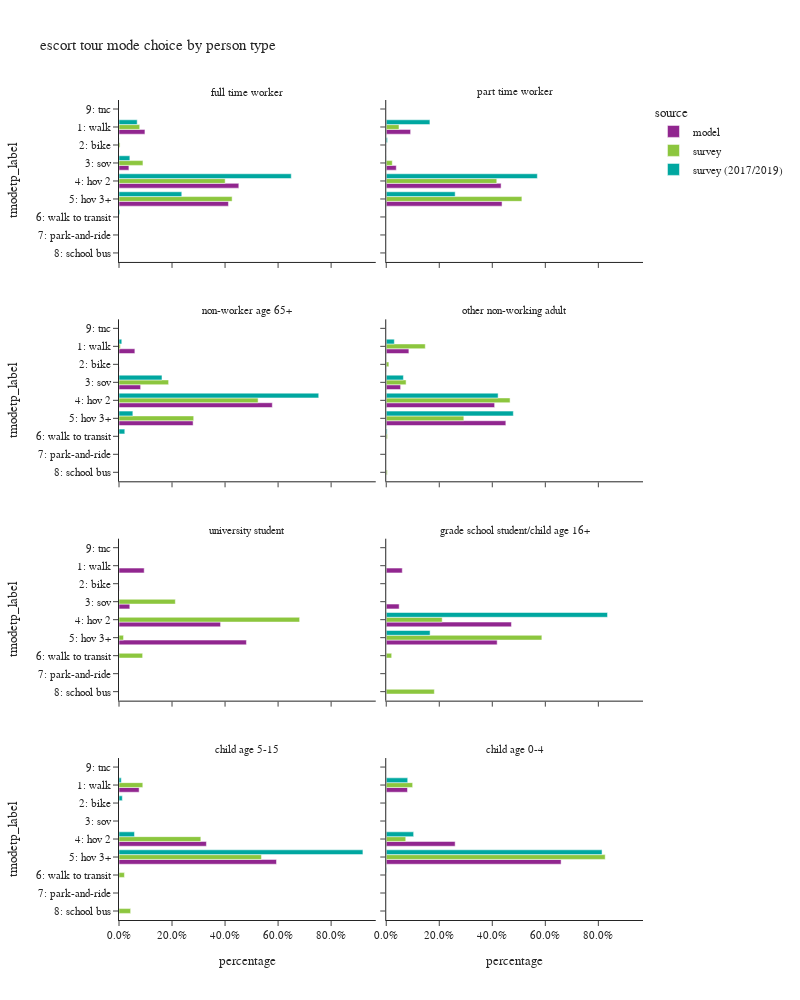

Here is the notebook cell this chart was saved with:
### Code cell
plot_mode_choice(es_tour,"pptyp_label",
                 {"pptyp_label":["full time worker","part time worker","non-worker age 65+","other non-working adult",
                                 "university student","grade school student/child age 16+","child age 5-15","child age 0-4"],
                  "tmodetp_label":["1: walk","2: bike","3: sov","4: hov 2","5: hov 3+","6: walk to transit",
                                   "7: park-and-ride","8: school bus","9: other–survey only"]},
                 "person type",
                 2,1000)

### Figure 1 — Plotly figure (JSON) as saved in the notebook; plotly's stock layout.template omitted (floating-point values rounded to 4 significant figures)
{"data": [{"alignmentgroup": "True", "customdata": [[22429], [31], [8560], [103613], [94636]], "hovertemplate": "source=model<br>pptyp_label=full time worker<br>percentage=%{x}<br>tmodetp_label=%{y}<br>sample count=%{customdata[0]}<extra></extra>", "legendgroup": "model", "marker": {"color": "#91268F", "pattern": {"shape": ""}}, "name": "model", "offsetgroup": "model", "orientation": "h", "showlegend": true, "textposition": "auto", "type": "bar", "x": [0.09783, 0.0001352, 0.03734, 0.4519, 0.4128], "xaxis": "x7", "y": ["1: walk", "2: bike", "3: sov", "4: hov 2", "5: hov 3+"], "yaxis": "y7"}, {"alignmentgroup": "True", "customdata": [[7440], [12], [3065], [35055], [35348]], "hovertemplate": "source=model<br>pptyp_label=part time worker<br>percentage=%{x}<br>tmodetp_label=%{y}<br>sample count=%{customdata[0]}<extra></extra>", "legendgroup": "model", "marker": {"color": "#91268F", "pattern": {"shape": ""}}, "name": "model", "offsetgroup": "model", "orientation": "h", "showlegend": false, "textposition": "auto", "type": "bar", "x": [0.09194, 0.0001483, 0.03788, 0.4332, 0.4368], "xaxis": "x8", "y": ["1: walk", "2: bike", "3: sov", "4: hov 2", "5: hov 3+"], "yaxis": "y8"}, {"alignmentgroup": "True", "customdata": [[5729], [79], [7809], [55348], [26756]], "hovertemplate": "source=model<br>pptyp_label=non-worker age 65+<br>percentage=%{x}<br>tmodetp_label=%{y}<br>sample count=%{customdata[0]}<extra></extra>", "legendgroup": "model", "marker": {"color": "#91268F", "pattern": {"shape": ""}}, "name": "model", "offsetgroup": "model", "orientation": "h", "showlegend": false, "textposition": "auto", "type": "bar", "x": [0.05985, 0.0008253, 0.08158, 0.5782, 0.2795], "xaxis": "x5", "y": ["1: walk", "2: bike", "3: sov", "4: hov 2", "5: hov 3+"], "yaxis": "y5"}, {"alignmentgroup": "True", "customdata": [[23825], [138], [15120], [114063], [125859]], "hovertemplate": "source=model<br>pptyp_label=other non-working adult<br>percentage=%{x}<br>tmodetp_label=%{y}<br>sample count=%{customdata[0]}<extra></extra>", "legendgroup": "model", "marker": {"color": "#91268F", "pattern": {"shape": ""}}, "name": "model", "offsetgroup": "model", "orientation": "h", "showlegend": false, "textposition": "auto", "type": "bar", "x": [0.08539, 0.0004946, 0.05419, 0.4088, 0.4511], "xaxis": "x6", "y": ["1: walk", "2: bike", "3: sov", "4: hov 2", "5: hov 3+"], "yaxis": "y6"}, {"alignmentgroup": "True", "customdata": [[600], [4], [257], [2419], [3035]], "hovertemplate": "source=model<br>pptyp_label=university student<br>percentage=%{x}<br>tmodetp_label=%{y}<br>sample count=%{customdata[0]}<extra></extra>", "legendgroup": "model", "marker": {"color": "#91268F", "pattern": {"shape": ""}}, "name": "model", "offsetgroup": "model", "orientation": "h", "showlegend": false, "textposition": "auto", "type": "bar", "x": [0.09501, 0.0006334, 0.0407, 0.3831, 0.4806], "xaxis": "x3", "y": ["1: walk", "2: bike", "3: sov", "4: hov 2", "5: hov 3+"], "yaxis": "y3"}, {"alignmentgroup": "True", "customdata": [[1431], [4], [1153], [11176], [9901]], "hovertemplate": "source=model<br>pptyp_label=grade school student/child age 16+<br>percentage=%{x}<br>tmodetp_label=%{y}<br>sample count=%{customdata[0]}<extra></extra>", "legendgroup": "model", "marker": {"color": "#91268F", "pattern": {"shape": ""}}, "name": "model", "offsetgroup": "model", "orientation": "h", "showlegend": false, "textposition": "auto", "type": "bar", "x": [0.06047, 0.000169, 0.04872, 0.4723, 0.4184], "xaxis": "x4", "y": ["1: walk", "2: bike", "3: sov", "4: hov 2", "5: hov 3+"], "yaxis": "y4"}, {"alignmentgroup": "True", "customdata": [[4620], [24], [20057], [36138]], "hovertemplate": "source=model<br>pptyp_label=child age 5-15<br>percentage=%{x}<br>tmodetp_label=%{y}<br>sample count=%{customdata[0]}<extra></extra>", "legendgroup": "model", "marker": {"color": "#91268F", "pattern": {"shape": ""}}, "name": "model", "offsetgroup": "model", "orientation": "h", "showlegend": false, "textposition": "auto", "type": "bar", "x": [0.07594, 0.0003945, 0.3297, 0.594], "xaxis": "x", "y": ["1: walk", "2: bike", "4: hov 2", "5: hov 3+"], "yaxis": "y"}, {"alignmentgroup": "True", "customdata": [[7023], [33], [22769], [57781]], "hovertemplate": "source=model<br>pptyp_label=child age 0-4<br>percentage=%{x}<br>tmodetp_label=%{y}<br>sample count=%{customdata[0]}<extra></extra>", "legendgroup": "model", "marker": {"color": "#91268F", "pattern": {"shape": ""}}, "name": "model", "offsetgroup": "model", "orientation": "h", "showlegend": false, "textposition": "auto", "type": "bar", "x": [0.08017, 0.0003767, 0.2599, 0.6596], "xaxis": "x2", "y": ["1: walk", "2: bike", "4: hov 2", "5: hov 3+"], "yaxis": "y2"}, {"alignmentgroup": "True", "customdata": [[40], [9], [22], [120], [77], [3]], "hovertemplate": "source=survey<br>pptyp_label=full time worker<br>percentage=%{x}<br>tmodetp_label=%{y}<br>sample count=%{customdata[0]}<extra></extra>", "legendgroup": "survey", "marker": {"color": "#8CC63E", "pattern": {"shape": ""}}, "name": "survey", "offsetgroup": "survey", "orientation": "h", "showlegend": true, "textposition": "auto", "type": "bar", "x": [0.07807, 0.00396, 0.09034, 0.4005, 0.4266, 0.0005106], "xaxis": "x7", "y": ["1: walk", "2: bike", "3: sov", "4: hov 2", "5: hov 3+", "6: walk to transit"], "yaxis": "y7"}, {"alignmentgroup": "True", "customdata": [[7], [3], [34], [32], [1]], "hovertemplate": "source=survey<br>pptyp_label=part time worker<br>percentage=%{x}<br>tmodetp_label=%{y}<br>sample count=%{customdata[0]}<extra></extra>", "legendgroup": "survey", "marker": {"color": "#8CC63E", "pattern": {"shape": ""}}, "name": "survey", "offsetgroup": "survey", "orientation": "h", "showlegend": false, "textposition": "auto", "type": "bar", "x": [0.0481, 0.02274, 0.4169, 0.5116, 0.0005994], "xaxis": "x8", "y": ["1: walk", "3: sov", "4: hov 2", "5: hov 3+", "6: walk to transit"], "yaxis": "y8"}, {"alignmentgroup": "True", "customdata": [[5], [12], [41], [27], [1]], "hovertemplate": "source=survey<br>pptyp_label=non-worker age 65+<br>percentage=%{x}<br>tmodetp_label=%{y}<br>sample count=%{customdata[0]}<extra></extra>", "legendgroup": "survey", "marker": {"color": "#8CC63E", "pattern": {"shape": ""}}, "name": "survey", "offsetgroup": "survey", "orientation": "h", "showlegend": false, "textposition": "auto", "type": "bar", "x": [0.005101, 0.1871, 0.5246, 0.2818, 0.001389], "xaxis": "x5", "y": ["1: walk", "3: sov", "4: hov 2", "5: hov 3+", "6: walk to transit"], "yaxis": "y5"}, {"alignmentgroup": "True", "customdata": [[23], [4], [12], [83], [51], [4], [1]], "hovertemplate": "source=survey<br>pptyp_label=other non-working adult<br>percentage=%{x}<br>tmodetp_label=%{y}<br>sample count=%{customdata[0]}<extra></extra>", "legendgroup": "survey", "marker": {"color": "#8CC63E", "pattern": {"shape": ""}}, "name": "survey", "offsetgroup": "survey", "orientation": "h", "showlegend": false, "textposition": "auto", "type": "bar", "x": [0.1472, 0.00993, 0.07485, 0.4671, 0.2926, 0.004472, 0.003809], "xaxis": "x6", "y": ["1: walk", "2: bike", "3: sov", "4: hov 2", "5: hov 3+", "6: walk to transit", "8: school bus"], "yaxis": "y6"}, {"alignmentgroup": "True", "customdata": [[1], [8], [1], [1]], "hovertemplate": "source=survey<br>pptyp_label=university student<br>percentage=%{x}<br>tmodetp_label=%{y}<br>sample count=%{customdata[0]}<extra></extra>", "legendgroup": "survey", "marker": {"color": "#8CC63E", "pattern": {"shape": ""}}, "name": "survey", "offsetgroup": "survey", "orientation": "h", "showlegend": false, "textposition": "auto", "type": "bar", "x": [0.2125, 0.6813, 0.0171, 0.08918], "xaxis": "x3", "y": ["3: sov", "4: hov 2", "5: hov 3+", "6: walk to transit"], "yaxis": "y3"}, {"alignmentgroup": "True", "customdata": [[5], [5], [1], [1]], "hovertemplate": "source=survey<br>pptyp_label=grade school student/child age 16+<br>percentage=%{x}<br>tmodetp_label=%{y}<br>sample count=%{customdata[0]}<extra></extra>", "legendgroup": "survey", "marker": {"color": "#8CC63E", "pattern": {"shape": ""}}, "name": "survey", "offsetgroup": "survey", "orientation": "h", "showlegend": false, "textposition": "auto", "type": "bar", "x": [0.211, 0.587, 0.02053, 0.1815], "xaxis": "x4", "y": ["4: hov 2", "5: hov 3+", "6: walk to transit", "8: school bus"], "yaxis": "y4"}, {"alignmentgroup": "True", "customdata": [[5], [11], [41], [2], [4]], "hovertemplate": "source=survey<br>pptyp_label=child age 5-15<br>percentage=%{x}<br>tmodetp_label=%{y}<br>sample count=%{customdata[0]}<extra></extra>", "legendgroup": "survey", "marker": {"color": "#8CC63E", "pattern": {"shape": ""}}, "name": "survey", "offsetgroup": "survey", "orientation": "h", "showlegend": false, "textposition": "auto", "type": "bar", "x": [0.08976, 0.3086, 0.5373, 0.02043, 0.04389], "xaxis": "x", "y": ["1: walk", "4: hov 2", "5: hov 3+", "6: walk to transit", "8: school bus"], "yaxis": "y"}, {"alignmentgroup": "True", "customdata": [[7], [1], [8], [32]], "hovertemplate": "source=survey<br>pptyp_label=child age 0-4<br>percentage=%{x}<br>tmodetp_label=%{y}<br>sample count=%{customdata[0]}<extra></extra>", "legendgroup": "survey", "marker": {"color": "#8CC63E", "pattern": {"shape": ""}}, "name": "survey", "offsetgroup": "survey", "orientation": "h", "showlegend": false, "textposition": "auto", "type": "bar", "x": [0.0996, 0.001008, 0.0736, 0.8258], "xaxis": "x2", "y": ["1: walk", "2: bike", "4: hov 2", "5: hov 3+"], "yaxis": "y2"}, {"alignmentgroup": "True", "customdata": [[23], [4], [15], [130], [63], [2], [1]], "hovertemplate": "source=survey (2017/2019)<br>pptyp_label=full time worker<br>percentage=%{x}<br>tmodetp_label=%{y}<br>sample count=%{customdata[0]}<extra></extra>", "legendgroup": "survey (2017/2019)", "marker": {"color": "#00A7A0", "pattern": {"shape": ""}}, "name": "survey (2017/2019)", "offsetgroup": "survey (2017/2019)", "orientation": "h", "showlegend": true, "textposition": "auto", "type": "bar", "x": [0.06864, 0.0004448, 0.04092, 0.6497, 0.2368, 0.003321, 0.0001401], "xaxis": "x7", "y": ["1: walk", "2: bike", "3: sov", "4: hov 2", "5: hov 3+", "6: walk to transit", "9: tnc"], "yaxis": "y7"}, {"alignmentgroup": "True", "customdata": [[18], [2], [3], [58], [44], [2]], "hovertemplate": "source=survey (2017/2019)<br>pptyp_label=part time worker<br>percentage=%{x}<br>tmodetp_label=%{y}<br>sample count=%{customdata[0]}<extra></extra>", "legendgroup": "survey (2017/2019)", "marker": {"color": "#00A7A0", "pattern": {"shape": ""}}, "name": "survey (2017/2019)", "offsetgroup": "survey (2017/2019)", "orientation": "h", "showlegend": false, "textposition": "auto", "type": "bar", "x": [0.1647, 0.004565, 0.0003693, 0.57, 0.26, 0.000422], "xaxis": "x8", "y": ["1: walk", "2: bike", "3: sov", "4: hov 2", "5: hov 3+", "6: walk to transit"], "yaxis": "y8"}, {"alignmentgroup": "True", "customdata": [[7], [5], [35], [5], [2]], "hovertemplate": "source=survey (2017/2019)<br>pptyp_label=non-worker age 65+<br>percentage=%{x}<br>tmodetp_label=%{y}<br>sample count=%{customdata[0]}<extra></extra>", "legendgroup": "survey (2017/2019)", "marker": {"color": "#00A7A0", "pattern": {"shape": ""}}, "name": "survey (2017/2019)", "offsetgroup": "survey (2017/2019)", "orientation": "h", "showlegend": false, "textposition": "auto", "type": "bar", "x": [0.01048, 0.1621, 0.7533, 0.05224, 0.02183], "xaxis": "x5", "y": ["1: walk", "3: sov", "4: hov 2", "5: hov 3+", "6: walk to transit"], "yaxis": "y5"}, {"alignmentgroup": "True", "customdata": [[34], [1], [6], [102], [83], [5]], "hovertemplate": "source=survey (2017/2019)<br>pptyp_label=other non-working adult<br>percentage=%{x}<br>tmodetp_label=%{y}<br>sample count=%{customdata[0]}<extra></extra>", "legendgroup": "survey (2017/2019)", "marker": {"color": "#00A7A0", "pattern": {"shape": ""}}, "name": "survey (2017/2019)", "offsetgroup": "survey (2017/2019)", "orientation": "h", "showlegend": false, "textposition": "auto", "type": "bar", "x": [0.03049, 0.0001188, 0.06479, 0.422, 0.4794, 0.003293], "xaxis": "x6", "y": ["1: walk", "2: bike", "3: sov", "4: hov 2", "5: hov 3+", "6: walk to transit"], "yaxis": "y6"}, {"alignmentgroup": "True", "customdata": [[5], [1]], "hovertemplate": "source=survey (2017/2019)<br>pptyp_label=grade school student/child age 16+<br>percentage=%{x}<br>tmodetp_label=%{y}<br>sample count=%{customdata[0]}<extra></extra>", "legendgroup": "survey (2017/2019)", "marker": {"color": "#00A7A0", "pattern": {"shape": ""}}, "name": "survey (2017/2019)", "offsetgroup": "survey (2017/2019)", "orientation": "h", "showlegend": false, "textposition": "auto", "type": "bar", "x": [0.8346, 0.1654], "xaxis": "x4", "y": ["4: hov 2", "5: hov 3+"], "yaxis": "y4"}, {"alignmentgroup": "True", "customdata": [[8], [1], [15], [46], [1]], "hovertemplate": "source=survey (2017/2019)<br>pptyp_label=child age 5-15<br>percentage=%{x}<br>tmodetp_label=%{y}<br>sample count=%{customdata[0]}<extra></extra>", "legendgroup": "survey (2017/2019)", "marker": {"color": "#00A7A0", "pattern": {"shape": ""}}, "name": "survey (2017/2019)", "offsetgroup": "survey (2017/2019)", "orientation": "h", "showlegend": false, "textposition": "auto", "type": "bar", "x": [0.00867, 0.01253, 0.0584, 0.92, 0.0004035], "xaxis": "x", "y": ["1: walk", "2: bike", "4: hov 2", "5: hov 3+", "6: walk to transit"], "yaxis": "y"}, {"alignmentgroup": "True", "customdata": [[9], [10], [50], [1]], "hovertemplate": "source=survey (2017/2019)<br>pptyp_label=child age 0-4<br>percentage=%{x}<br>tmodetp_label=%{y}<br>sample count=%{customdata[0]}<extra></extra>", "legendgroup": "survey (2017/2019)", "marker": {"color": "#00A7A0", "pattern": {"shape": ""}}, "name": "survey (2017/2019)", "offsetgroup": "survey (2017/2019)", "orientation": "h", "showlegend": false, "textposition": "auto", "type": "bar", "x": [0.08099, 0.1033, 0.814, 0.001723], "xaxis": "x2", "y": ["1: walk", "4: hov 2", "5: hov 3+", "6: walk to transit"], "yaxis": "y2"}], "layout": {"annotations": [{"font": {}, "showarrow": false, "text": "child age 5-15", "x": 0.245, "xanchor": "center", "xref": "paper", "y": 0.1975, "yanchor": "bottom", "yref": "paper"}, {"font": {}, "showarrow": false, "text": "child age 0-4", "x": 0.755, "xanchor": "center", "xref": "paper", "y": 0.1975, "yanchor": "bottom", "yref": "paper"}, {"font": {}, "showarrow": false, "text": "university student", "x": 0.245, "xanchor": "center", "xref": "paper", "y": 0.465, "yanchor": "bottom", "yref": "paper"}, {"font": {}, "showarrow": false, "text": "grade school student/child age 16+", "x": 0.755, "xanchor": "center", "xref": "paper", "y": 0.465, "yanchor": "bottom", "yref": "paper"}, {"font": {}, "showarrow": false, "text": "non-worker age 65+", "x": 0.245, "xanchor": "center", "xref": "paper", "y": 0.7325, "yanchor": "bottom", "yref": "paper"}, {"font": {}, "showarrow": false, "text": "other non-working adult", "x": 0.755, "xanchor": "center", "xref": "paper", "y": 0.7325, "yanchor": "bottom", "yref": "paper"}, {"font": {}, "showarrow": false, "text": "full time worker", "x": 0.245, "xanchor": "center", "xref": "paper", "y": 1.0, "yanchor": "bottom", "yref": "paper"}, {"font": {}, "showarrow": false, "text": "part time worker", "x": 0.755, "xanchor": "center", "xref": "paper", "y": 1.0, "yanchor": "bottom", "yref": "paper"}], "barmode": "group", "height": 1000, "legend": {"title": {"text": "source"}, "tracegroupgap": 0}, "title": {"text": "escort tour mode choice by person type"}, "width": 800, "xaxis": {"anchor": "y", "domain": [0.0, 0.49], "tickformat": ".1%", "title": {"text": "percentage"}}, "xaxis2": {"anchor": "y2", "domain": [0.51, 1.0], "matches": "x", "tickformat": ".1%", "title": {"text": "percentage"}}, "xaxis3": {"anchor": "y3", "domain": [0.0, 0.49], "matches": "x", "showticklabels": false, "tickformat": ".1%"}, "xaxis4": {"anchor": "y4", "domain": [0.51, 1.0], "matches": "x", "showticklabels": false, "tickformat": ".1%"}, "xaxis5": {"anchor": "y5", "domain": [0.0, 0.49], "matches": "x", "showticklabels": false, "tickformat": ".1%"}, "xaxis6": {"anchor": "y6", "domain": [0.51, 1.0], "matches": "x", "showticklabels": false, "tickformat": ".1%"}, "xaxis7": {"anchor": "y7", "domain": [0.0, 0.49], "matches": "x", "showticklabels": false, "tickformat": ".1%"}, "xaxis8": {"anchor": "y8", "domain": [0.51, 1.0], "matches": "x", "showticklabels": false, "tickformat": ".1%"}, "yaxis": {"anchor": "x", "categoryarray": ["9: other–survey only", "8: school bus", "7: park-and-ride", "6: walk to transit", "5: hov 3+", "4: hov 2", "3: sov", "2: bike", "1: walk"], "categoryorder": "array", "domain": [0.0, 0.1975], "title": {"text": "tmodetp_label"}}, "yaxis2": {"anchor": "x2", "domain": [0.0, 0.1975], "matches": "y", "showticklabels": false}, "yaxis3": {"anchor": "x3", "categoryarray": ["9: other–survey only", "8: school bus", "7: park-and-ride", "6: walk to transit", "5: hov 3+", "4: hov 2", "3: sov", "2: bike", "1: walk"], "categoryorder": "array", "domain": [0.2675, 0.465], "matches": "y", "title": {"text": "tmodetp_label"}}, "yaxis4": {"anchor": "x4", "domain": [0.2675, 0.465], "matches": "y", "showticklabels": false}, "yaxis5": {"anchor": "x5", "categoryarray": ["9: other–survey only", "8: school bus", "7: park-and-ride", "6: walk to transit", "5: hov 3+", "4: hov 2", "3: sov", "2: bike", "1: walk"], "categoryorder": "array", "domain": [0.535, 0.7325], "matches": "y", "title": {"text": "tmodetp_label"}}, "yaxis6": {"anchor": "x6", "domain": [0.535, 0.7325], "matches": "y", "showticklabels": false}, "yaxis7": {"anchor": "x7", "categoryarray": ["9: other–survey only", "8: school bus", "7: park-and-ride", "6: walk to transit", "5: hov 3+", "4: hov 2", "3: sov", "2: bike", "1: walk"], "categoryorder": "array", "domain": [0.8025, 1.0], "matches": "y", "title": {"text": "tmodetp_label"}}, "yaxis8": {"anchor": "x8", "domain": [0.8025, 1.0], "matches": "y", "showticklabels": false}}}
